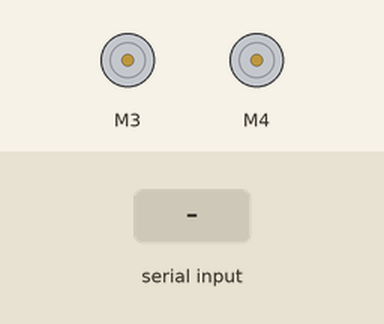
This sketch was run on a simulated Arduino Uno, built with avr-gcc and run on an emulated ATmega328P. Parts: 2 × DC motor (green arrow = forward, orange = backward, longer = faster). Inputs (shaded band) come from the test bench. What the sketch prints to the serial monitor is not drawn.

Above: at 1.2 s.
1.3 s: "F" received over Serial
At 2.5 s:
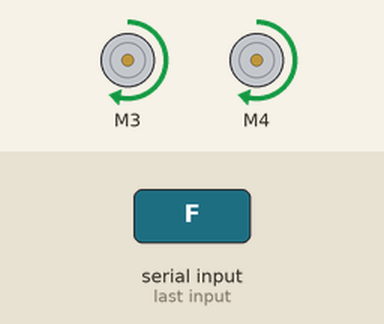
2.8 s: "B" received over Serial
At 3.9 s:
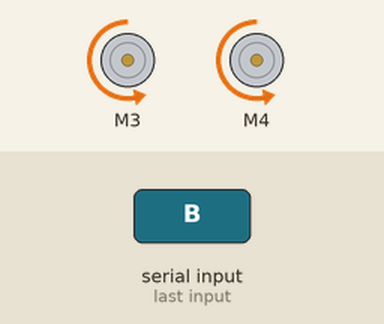
4.3 s: "L" received over Serial
At 5.0 s:
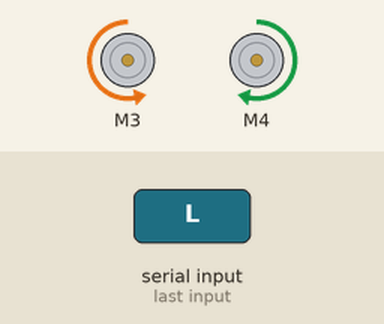
5.8 s: "R" received over Serial
At 6.1 s:
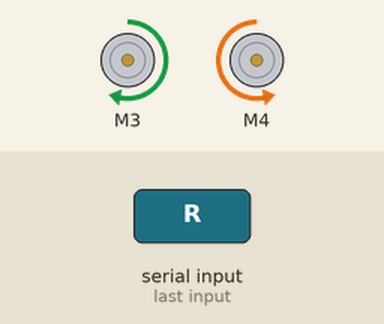
7.3 s: "S" received over Serial
At 8.5 s:
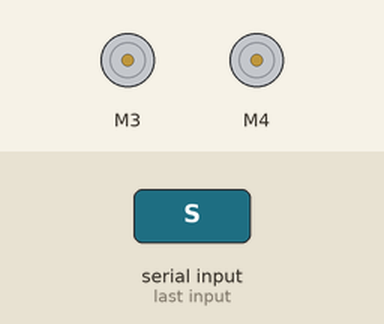
Timing chart, 0 to 9.8 s (numbered marks = the images above; inputs shaded):
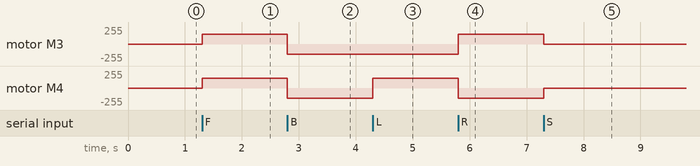

The sketch:

sketch_oct19a.ino
```cpp
#include <AFMotor.h>

AF_DCMotor motorLeft(3);   // Motor connected to M3
AF_DCMotor motorRight(4);  // Motor connected to M4

void setup() {
  Serial.begin(9600);

  motorLeft.setSpeed(150);
  motorRight.setSpeed(150);

  motorLeft.run(RELEASE);
  motorRight.run(RELEASE);

  Serial.println("SaarthiAI Motor Control Ready");
}

void loop() {
  if (Serial.available() > 0) {
    char command = Serial.read();

    switch (command) {
      case 'F':
        motorLeft.run(FORWARD);
        motorRight.run(FORWARD);
        break;

      case 'B':
        motorLeft.run(BACKWARD);
        motorRight.run(BACKWARD);
        break;

      case 'L':
        motorLeft.run(BACKWARD);
        motorRight.run(FORWARD);
        break;

      case 'R':
        motorLeft.run(FORWARD);
        motorRight.run(BACKWARD);
        break;

      case 'S':
        motorLeft.run(RELEASE);
        motorRight.run(RELEASE);
        break;
    }
  }
}
```

Measured:
- after the input at 1.3 s, motor M3, motor M4: stopped → forward 150/255 at once
- after the input at 2.8 s, motor M3, motor M4: forward 150/255 → backward 150/255 at once
- after the input at 4.3 s, motor M4: backward 150/255 → forward 150/255 at once
- after the input at 5.8 s, motor M3: backward 150/255 → forward 150/255 at once; motor M4: forward 150/255 → backward 150/255 at once
- after the input at 7.3 s, motor M3: forward 150/255 → stopped at once; motor M4: backward 150/255 → stopped at once
